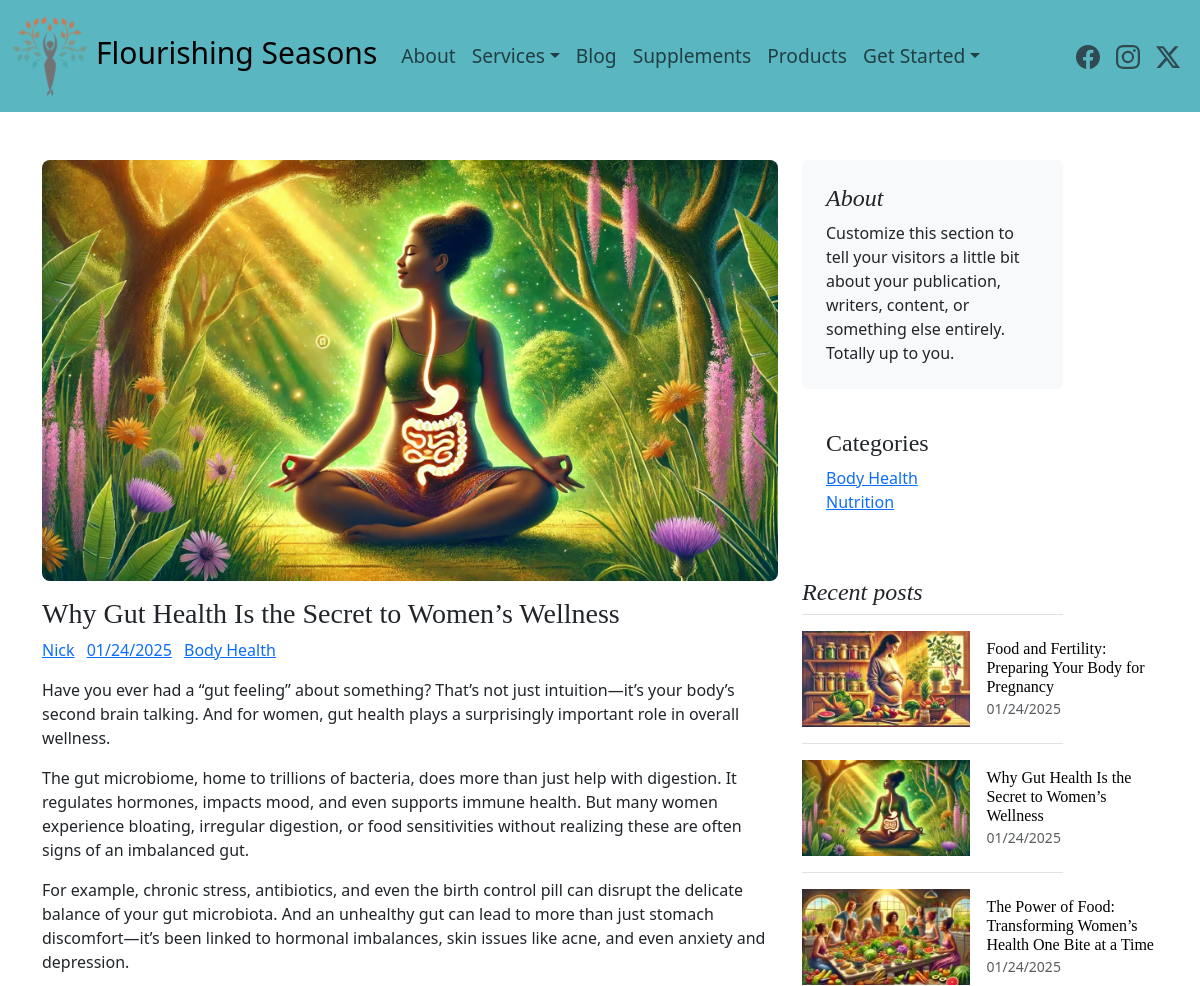
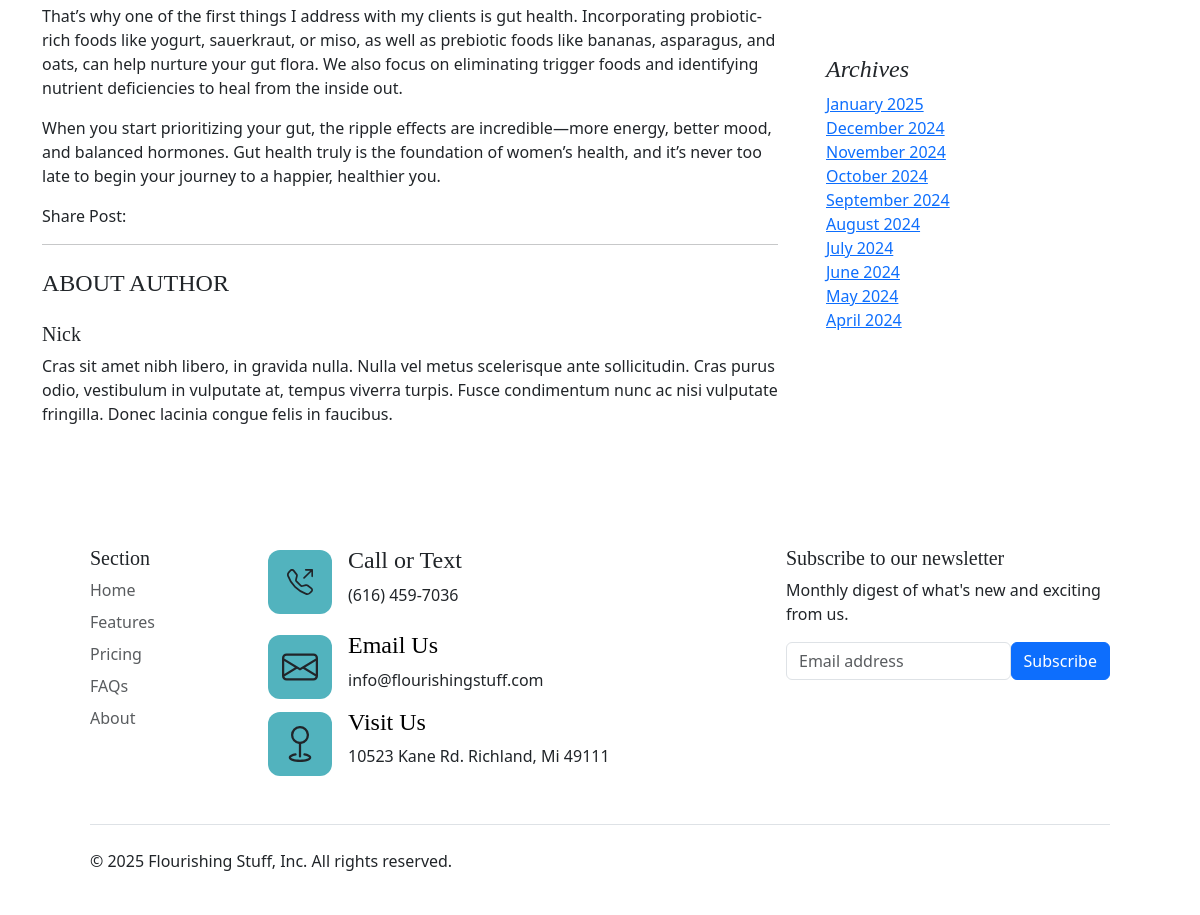
The app's page /post/4 with its own data (2 pictures, top to bottom).
### main.py (models this page shows)
class Post(db.Model):
    id: Mapped[int] = mapped_column(Integer, primary_key=True)
    title: Mapped[str] = mapped_column(String(250), nullable=False)
    date: Mapped[str] = mapped_column(String(250), nullable=False)
    author: Mapped[str] = mapped_column(String(250), nullable=True)
    category: Mapped[str] = mapped_column(String(250), nullable=True)
    picture: Mapped[str] = mapped_column(String(250), nullable=True)
    thumb: Mapped[str] = mapped_column(String(250), nullable=True)
    body: Mapped[str] = mapped_column(String(12250), nullable=False)
    preview: Mapped[str] = mapped_column(String(1250), nullable=False)

### main.py (the view)
@app.route('/post/<int:post_id>')
def get_post(post_id):
    posts, posts_len, headline, f1, f2, categories = query_blog()
    print(categories)
    post = db.get_or_404(Post, post_id)
    return render_template("post.html", post=post, posts=posts, posts_len=posts_len, categories=categories)

### main.py (called while the page is built, shortened)
def query_blog():
    result = db.session.execute(db.select(Post).order_by(desc(Post.id)))
    posts = result.scalars().all()
    posts_len = len(posts)
    categories = []
    for _ in posts:
        if _.category == None or _.category == 'config':
            pass
        elif _.category not in categories:
            categories.append(_.category)
    hl = next(post for post in posts if post.id == int(posts[-1].body))
    f1 = next(post for post in posts if post.id == int(posts[-1].thumb))
    f2 = next(post for post in posts if post.id == int(posts[-1].picture))
    return posts, posts_len, hl, f1, f2, categories

### templates/post.html (shortened to what this page needs)
{% extends 'base.html' %}
{% block content %}
{% include 'header.html' %}
<section id="post">
    <div class="container py-5">
        <div class="row">
            <div class="col-md-8">
                <img src='/static/images/blog_images/{{post.picture}}' alt="" class="img-fluid mb-3 rounded-3">
                <div class="post-content">
                    <h3>{{post.title | safe }}</h3>
                    <ul class="post-meta list-inline">
                        <li class="list-inline-item">
                             <a href="#">{{post.author}}</a>
                        </li>
                        <li class="list-inline-item">
                             <a href="#">{{post.date}}</a>
                        </li>
                        <li class="list-inline-item">
                             <a href="#">{{post.category}}</a>
                        </li>
                    </ul>
                    <p>{{post.body | safe }}</p>
                    <ul class="list-inline share-buttons">
                        <li class="list-inline-item">Share Post:</li>
                    </ul>
                    <hr class="mb-4">
                    <h4 class="mb-4 text-uppercase font500">About Author</h4>
                    <div class="media mb-4">
                        <div class="media-body">
                            <h5 class="mt-0 font700">{{ post.author }}</h5> Cras sit amet nibh libero, in gravida nulla. Nulla vel metus scelerisque ante sollicitudin. Cras purus odio, vestibulum in vulputate at, tempus viverra turpis. Fusce condimentum nunc ac nisi vulputate fringilla. Donec lacinia congue felis in faucibus.
                        </div>
                    </div>
                </div>
            </div>
            {% include 'sidebar.html' %}
        </div>
    </div>
</section>
{% include 'footer.html' %}
{% endblock %}

### templates/sidebar.html
<div class="col-md-3">
  <div class="position-sticky" style="top: 4.5rem;">
    <div class="p-4 mb-3 bg-body-tertiary rounded">
      <h4 class="fst-italic">About</h4>
      <p class="mb-0">Customize this section to tell your visitors a little bit about your publication, writers, content, or something else entirely. Totally up to you.</p>
    </div>
    <div class="mb-4 p-4">
      <h4 class="sidebar-title">Categories</h4>
      <ul class="list-unstyled categories">
        {% for category in categories %}
        <li><a href="/category/{{ category }}">{{ category }}</a></li>
        {% endfor %}
      </ul>
    </div>
    <div>
      <h4 class="fst-italic">Recent posts</h4>
      <ul class="list-unstyled">
        {% for num in range(0, posts_len-1) %}
        <li>
          <a class="d-flex flex-column flex-lg-row gap-3 align-items-start align-items-lg-center py-3 link-body-emphasis text-decoration-none border-top" href="/post/{{ posts[num].id }}">
            <img src="/static/images/blog_images/{{ posts[num].thumb }}" class="bd-placeholder-img" width="100%" height="96">
            <div class="col-lg-8">
              <h6 class="mb-0">{{ posts[num].title }}</h6>
              <small class="text-body-secondary">{{ posts[num].date }}</small>
            </div>
          </a>
        </li>
        {% endfor %}
      </ul>
    </div>
    <div class="p-4">
      <h4 class="fst-italic">Archives</h4>
      <ol class="list-unstyled mb-0">
        <li><a href="#">January 2025</a></li>
        <li><a href="#">December 2024</a></li>
        <li><a href="#">November 2024</a></li>
        <li><a href="#">October 2024</a></li>
        <li><a href="#">September 2024</a></li>
        <li><a href="#">August 2024</a></li>
        <li><a href="#">July 2024</a></li>
        <li><a href="#">June 2024</a></li>
        <li><a href="#">May 2024</a></li>
        <li><a href="#">April 2024</a></li>
      </ol>
    </div>
  </div>
</div>

### static/css/styles.css (style rules this page uses)
h1,h2,h3,h4,h5,h6 { font-family: Poppins }
html { scroll-behavior: smooth; }
.row { display: flex; position: relative; z-index: 2; }

### records on screen
Post: picture (picture), title "Why Gut Health Is the Secret to Women’s Wellness", author "Nick", date "01/24/2025", category "Body Health", body "Have you ever had a “gut feeling” about something? That’s not just intuition—it’s your body’s second brain talking. And for women, gut health plays a surprisingly important role in overall wellness. The gut microbiome, home to trillions of bacteria, does more than just help with digestion. It regulates hormones, impacts mood, and even supports immune health. But many women experience bloating, irregular digestion, or food sensitivities without realizing these are often signs of an imbalanced gut. For example, chronic stress, antibiotics, and even the birth control pill can disrupt the delicate balance of your gut microbiota. And an unhealthy gut can lead to more than just stomach…", thumb (picture), title "Why Gut Health Is the Secret to Women’s Wellness", date "01/24/2025"
Post: category "Body Health", thumb (picture), title "Food and Fertility: Preparing Your Body for Pregnancy", date "01/24/2025"
Post: category "Nutrition", thumb (picture), title "The Power of Food: Transforming Women’s Health One Bite at a Time", date "01/24/2025"
